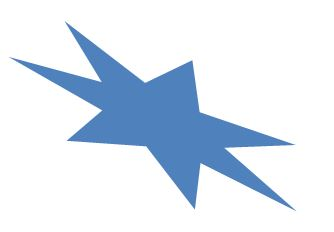
#> input picture openCV/image/7.JPG, 334 x 232 px, found by its file name
$ python cv-19-2.py   (older library calls are emulated)
#> lines starting #> are read from the running program, lines starting #| are printed output that depends on the picture; after the words box and inside, x2 and y2 are one past the last pixel; in counts of white or black regions, pixels touching at a corner belong together
import numpy as np
import cv2

def convex():
    img = cv2.imread('image/7.jpg')
#> img is the input picture: shape (232, 334, 3); mean B, G, R 241.6, 230.7, 221
    imgray = cv2.cvtColor(img, cv2.COLOR_BGR2GRAY)
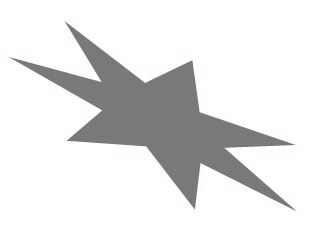
#> imgray: shape (232, 334); min 99, max 255, mean 229.1

    ret, thr = cv2.threshold(imgray, 127, 255, 0)
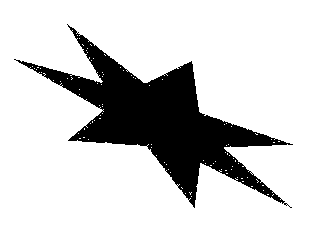
#> thr: shape (232, 334); 81.9% white; 1 black region
    _, contours, _ = cv2.findContours(thr, cv2.RETR_TREE, cv2.CHAIN_APPROX_SIMPLE)
#> contours = 109 contours, 107 with area under 20; largest, box (x1, y1, x2, y2) and area: (0, 0, 334, 232) 76923, (15, 24, 294, 209) 14676

    cnt = contours[5]
#> cnt = [[286, 204], [287, 203], [288, 204], [287, 205]]

    x,y,w,h = cv2.boundingRect(cnt)
#> x = 286; y = 203; w = 3; h = 3
    cv2.rectangle(img, (x,y), (x+w, y+h), (0,0,255), 3)
#> img: shape (232, 334, 3); 0.07% of pixels changed, all inside (x1, y1, x2, y2) = (284, 201, 292, 209)

    rect = cv2.minAreaRect(cnt)
#> rect = ((287, 204), (1.41, 1.41), -45)
    box = cv2.boxPoints(rect)
#> box = [[287, 205], [286, 204], [287, 203], [288, 204]]
    box = np.int0(box)

    cv2.drawContours(img, [box], 0, (0,255,0), 3)
#> img: shape (232, 334, 3); mean B, G, R 241.5, 230.6, 221

    cv2.imshow('rectangle', img)
    cv2.waitKey(0)
    cv2.destroyAllWindows()

convex()
